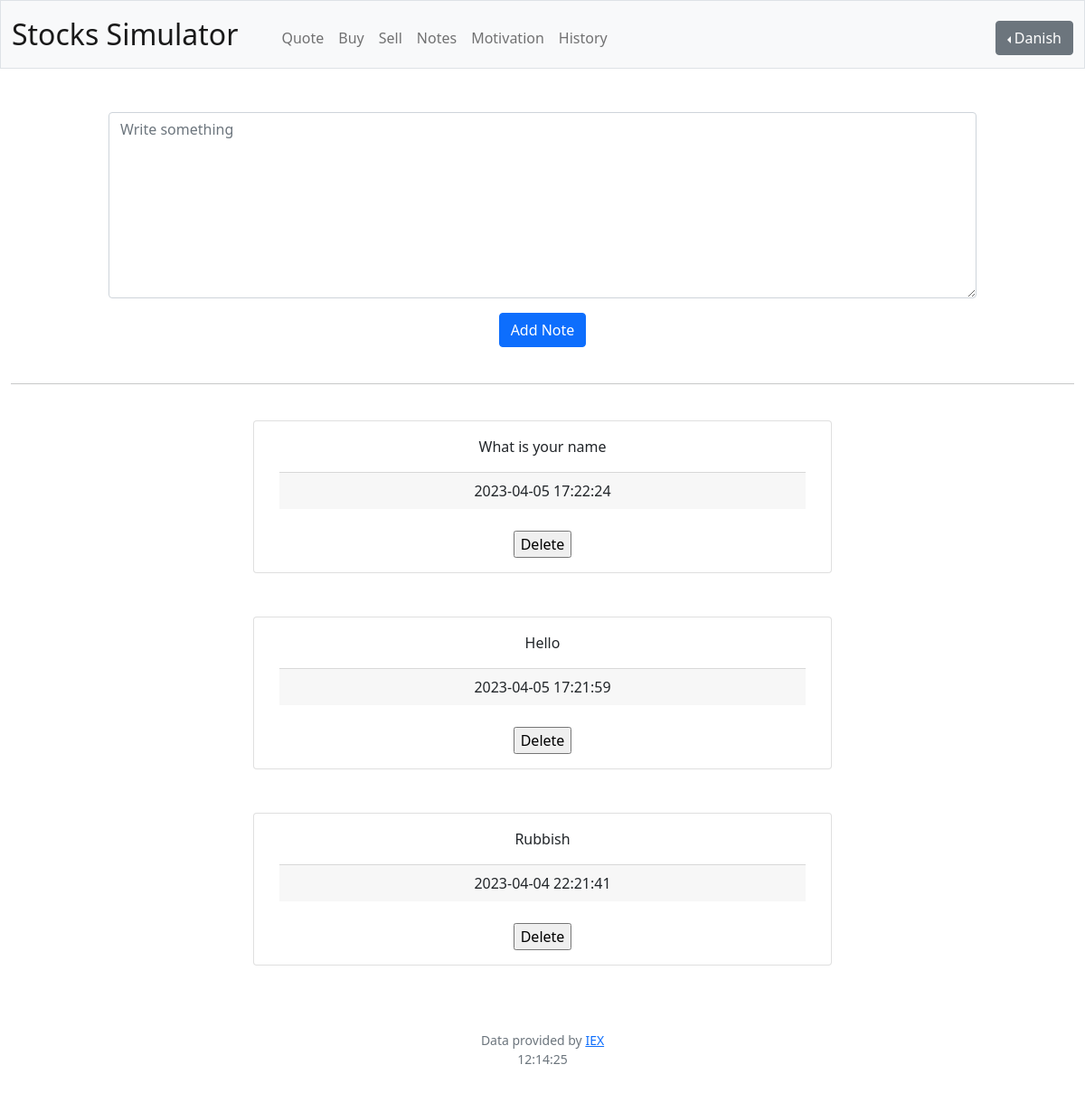
/notes (signed in), run on the app's committed database.
### tables this page shows
CREATE TABLE users (id INTEGER PRIMARY KEY AUTOINCREMENT NOT NULL, username TEXT NOT NULL, hash TEXT NOT NULL, cash NUMERIC NOT NULL DEFAULT 10000.00);

CREATE TABLE notes (serial INTEGER PRIMARY KEY NOT NULL, id INTEGER NOT NULL, data BLOB ,date TEXT NOT NULL);

### app.py (the view, shortened to what this page needs)
@app.route("/notes", methods=["GET", "POST"])
@login_required
def notes():
    currentuser = db.execute(
        "SELECT username FROM users WHERE id = ?", session["user_id"])
    currentuser = currentuser[0]["username"]
    if request.method == "GET":
        notesdicts = db.execute(
            "SELECT * FROM notes where id = ? ORDER BY serial DESC", session["user_id"])
        return render_template("notes.html", notesdicts=notesdicts, currentuser=currentuser)

### app.py (called while the page is built)
@app.after_request
def after_request(response):
    response.headers["Cache-Control"] = "no-cache, no-store, must-revalidate"
    response.headers["Expires"] = 0
    response.headers["Pragma"] = "no-cache"
    return response

### helpers.py (called while the page is built)
def login_required(f):
    @wraps(f)
    def decorated_function(*args, **kwargs):
        if session.get("user_id") is None:
            return redirect("/login")
        return f(*args, **kwargs)
    return decorated_function

### templates/notes.html (shortened to what this page needs)
{% extends "layout.html" %}
{% block main %}
<form action="/notes" method="post">
    <div class="mb-3">
        <textarea required autocomplete="off" class="form-control container" style="max-width: 60rem;" rows="8"
            id="notes" name="notes" placeholder="Write something"></textarea>
    </div>
    <button class="btn btn-primary" type="submit">Add Note</button>
</form>
<br>
<hr>
{% for notesdict in notesdicts %}
<br>
    <div class=" card container " style="max-width: 40rem;">
        <div class="card-body ">
            <p class="card-text">{{ notesdict.data }}</p>
            <div class="card-footer text-body-secondary">
                {{ notesdict.date }}
            </div><br>
            <form action="/delnotes" method="post">
                <input  type="submit" value="Delete">
            </form>
        </div>
    </div>
<br>
{% endfor %}
{% endblock %}

### templates/layout.html (shortened to what this page needs)
<!DOCTYPE html>
<html lang="en">
<head>
    <link href="https://cdn.jsdelivr.net/npm/bootstrap@5.1.3/dist/css/bootstrap.min.css"
 rel="stylesheet">
    <link href="/static/styles.css" rel="stylesheet">
</head>
<body onload="startTime()">
</body>
</html>
<nav class="bg-light border navbar navbar-expand-md navbar-light">
    <div class="container-fluid">
        <a class="navbar-brand" href="/">Stocks Simulator </a>
        <div class="collapse navbar-collapse " id="navbar">
            {% if session["user_id"] %}
            <ul class=" navbar-nav me-auto mt-2 ms-4">
                <li class="nav-item"><a class="nav-link" href="/quote">Quote</a></li>
                <li class="nav-item"><a class="nav-link" href="/buy">Buy</a></li>
                <li class="nav-item"><a class="nav-link" href="/sell">Sell</a></li>
                <li class="nav-item"><a class="nav-link" href="/notes">Notes</a></li>
                <li class="nav-item"><a class="nav-link" href="/motivation">Motivation</a></li>
                <li class="nav-item"><a class="nav-link" href="/history">History</a></li>
            </ul>
            <ul class="navbar-nav ms-auto mt-2">
                <li class="dropdown dropstart">
                    <button type="button" class="btn btn-secondary dropdown-toggle"
                        data-bs-toggle="dropdown">{{currentuser}}
                    </button>
        </div>
                    {% else %}
                    <ul class="navbar-nav ms-auto mt-2">
                        <li class="nav-item"><a class="nav-link" href="/register">Register</a></li>
                        <li class="nav-item"><a class="nav-link" href="/login">Log In</a></li>
                    </ul>
                    {% endif %}
</nav>
<main class="container-fluid py-5 text-center">
    {% block main %}{% endblock %}
</main>
<footer class="mb-5 small text-center text-muted">
    Data provided by <a href="https://iexcloud.io/">IEX</a>
    <div id="txt"></div>
</footer>
</body>
</html>

### static/styles.css (style rules this page uses)
nav .navbar-brand { font-size: xx-large; }

### data on the page
users: username "Danish"
notes: data "What is your name", date "2023-04-05 17:22:24"
notes: data "Hello", date "2023-04-05 17:21:59"
notes: data "Rubbish", date "2023-04-04 22:21:41"
